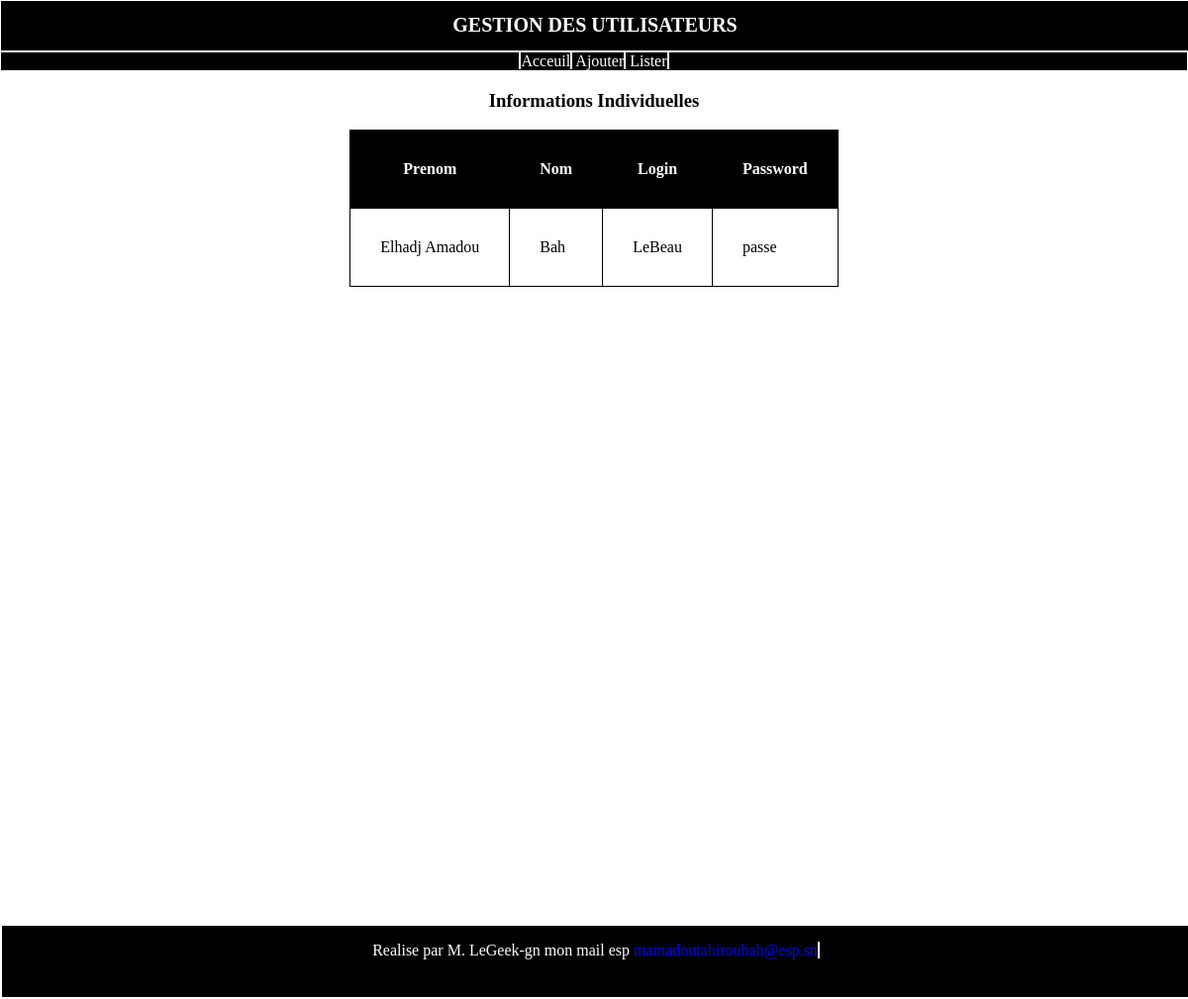
The app's page /affiche.php?login=LeBeau with its own data.
### tables this page shows
CREATE TABLE `utilisateurs` (
  `prenom` varchar(100) DEFAULT NULL,
  `nom` varchar(50) DEFAULT NULL,
  `login` varchar(50) DEFAULT NULL,
  `password` varchar(50) DEFAULT NULL
);

### PUBLIC/affiche.php (the view, shortened to what this page needs)
<?php
	try {
		$bdd = new PDO("mysql:host=localhost;dbname=users","root");
	} catch (PDOException $e) {
		echo "Erreur d'accés de connexion dans la base de donée ".$e->getMessage();
	}
	$login = $_GET['login'];
	$rq = $bdd->prepare("SELECT * FROM utilisateurs WHERE login = :login");
	$rq->execute(array(
		'login' => $login
	));
 ?>
<!DOCTYPE html>
<html>
<head>
</head>
<body>
	<center>
		<h3>Informations Individuelles</h3>
		<table border="2" cellpadding="30" >
			<th>Prenom</th>
			<th>Nom</th>
			<th>Login</th>
			<th>Password</th>
			<?php foreach ($rq as $user):?>
			<tr>
				<td><?php echo $user['prenom'] ?></td>
				<td><?php echo $user['nom'] ?></td>
				<td><?php echo $user['login'] ?></td>
				<td><?php echo $user['password'] ?></td>
			</tr>
			<?php endforeach ?>
		</table>
	</center>
</body>
</html>

### PUBLIC/header.css (style rules this page uses)
body { margin: 0px; padding: 0px; }
.titre { background: black; color: white; width: 100%; font-size: 10px; border: 1px solid white; }
.lien { background: black; border: 1px solid white; }
div a { text-decoration: none; color: white; border-right: 2px solid white; }
div #accueil { border-left: 2px solid white; border-right: 2px solid white; }
th { background: black; color: white; }
table { border-collapse: collapse; border: 1px solid black; }

### PUBLIC/footer.css (style rules this page uses)
body { margin: 0px; padding: 0px; }
html,body { height: 90%; }
#contenu { min-height: 100%; position: relative; }
p a { color: blue; text-decoration: none; }
footer { background: black; color: white; border: 2px solid white; width: 100%; height: 10%; position: absolute; bottom: 0px; left: 0px; }

### records on screen
utilisateurs: prenom "Elhadj Amadou", nom "Bah", login "LeBeau", password "passe"
